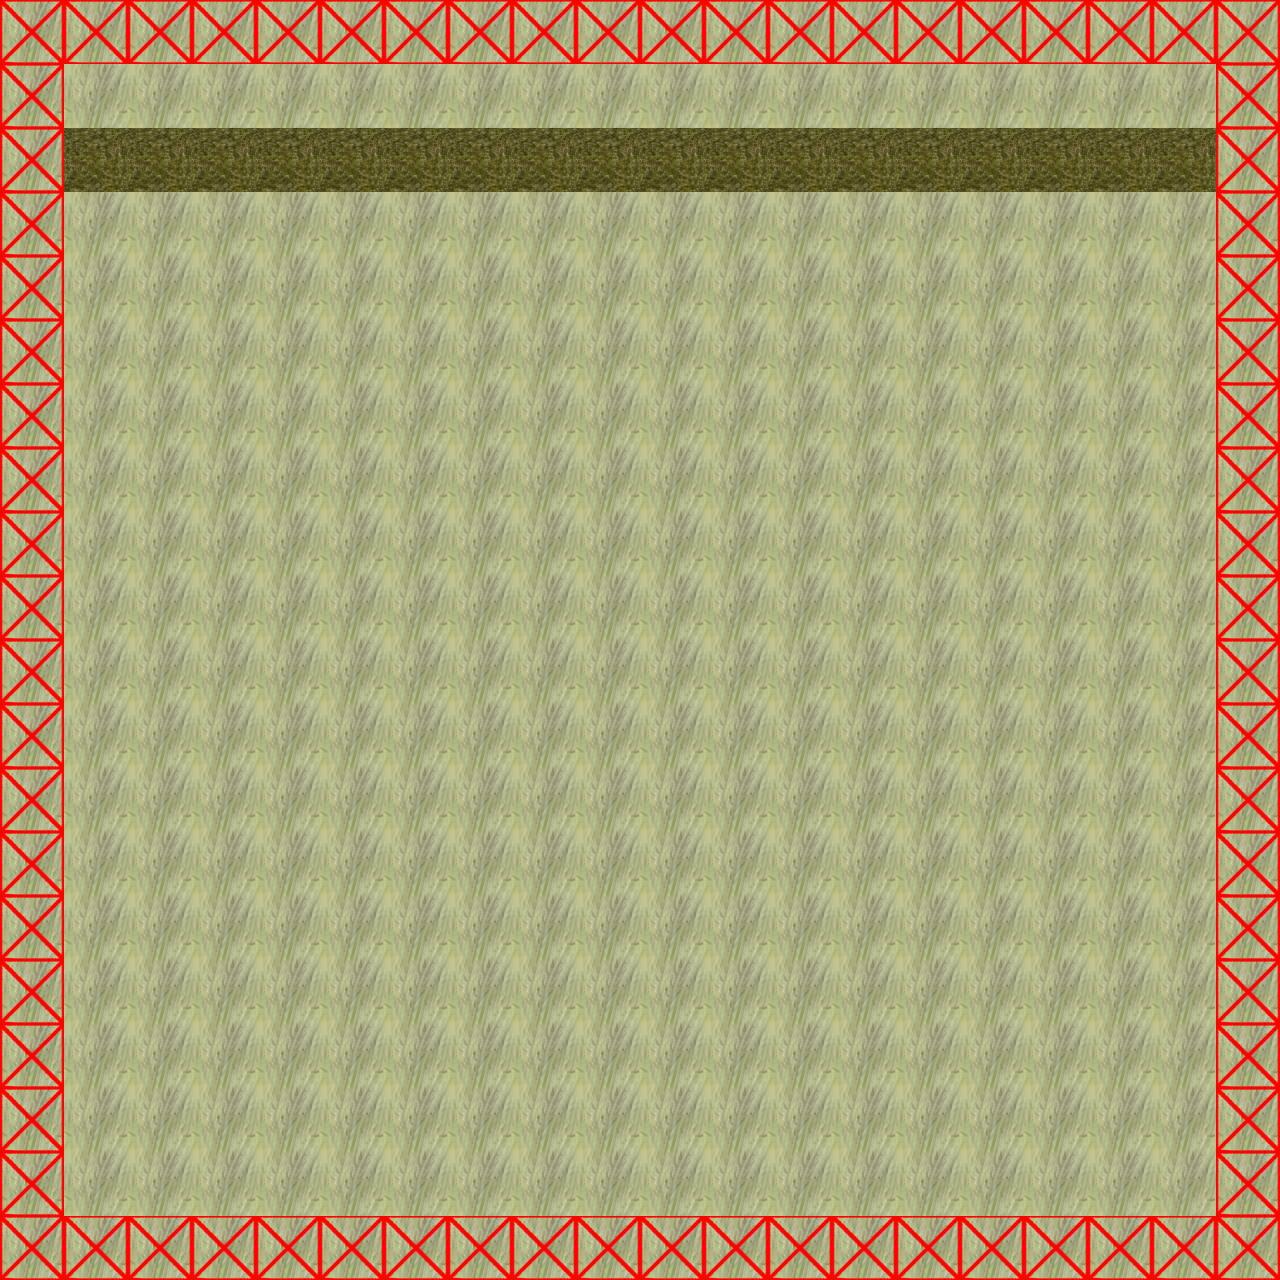

A 2D game scene composited from a Tiled map and its tileset images. What follows is a short description and the map's XML, with every tile layer's data as written:
An orthogonal 20x20 tile map with 64x64 px tiles, 3 tile layers (Ground, Objects, Collisions), 2 hidden layers not drawn, 2 tilesets.

<map version="1.10" tiledversion="1.11.2" orientation="orthogonal" renderorder="right-down" width="20" height="20" tilewidth="64" tileheight="64" infinite="0" nextlayerid="6" nextobjectid="1">
 <tileset firstgid="1" source="../../../../Tiled/main.tsx" />
 <tileset firstgid="101" source="../../../../Tiled/marks.tsx" />
 <layer id="1" name="Ground" width="20" height="20">
  <data encoding="csv">
30,30,30,30,30,30,30,30,30,30,30,30,30,30,30,30,30,30,30,30,
30,30,30,30,30,30,30,30,30,30,30,30,30,30,30,30,30,30,30,30,
30,15,15,15,15,15,15,15,15,15,15,15,15,15,15,15,15,15,15,30,
30,30,30,30,30,30,30,30,30,30,30,30,30,30,30,30,30,30,30,30,
30,30,30,30,30,30,30,30,30,30,30,30,30,30,30,30,30,30,30,30,
30,30,30,30,30,30,30,30,30,30,30,30,30,30,30,30,30,30,30,30,
30,30,30,30,30,30,30,30,30,30,30,30,30,30,30,30,30,30,30,30,
30,30,30,30,30,30,30,30,30,30,30,30,30,30,30,30,30,30,30,30,
30,30,30,30,30,30,30,30,30,30,30,30,30,30,30,30,30,30,30,30,
30,30,30,30,30,30,30,30,30,30,30,30,30,30,30,30,30,30,30,30,
30,30,30,30,30,30,30,30,30,30,30,30,30,30,30,30,30,30,30,30,
30,30,30,30,30,30,30,30,30,30,30,30,30,30,30,30,30,30,30,30,
30,30,30,30,30,30,30,30,30,30,30,30,30,30,30,30,30,30,30,30,
30,30,30,30,30,30,30,30,30,30,30,30,30,30,30,30,30,30,30,30,
30,30,30,30,30,30,30,30,30,30,30,30,30,30,30,30,30,30,30,30,
30,30,30,30,30,30,30,30,30,30,30,30,30,30,30,30,30,30,30,30,
30,30,30,30,30,30,30,30,30,30,30,30,30,30,30,30,30,30,30,30,
30,30,30,30,30,30,30,30,30,30,30,30,30,30,30,30,30,30,30,30,
30,30,30,30,30,30,30,30,30,30,30,30,30,30,30,30,30,30,30,30,
30,30,30,30,30,30,30,30,30,30,30,30,30,30,30,30,30,30,30,30
</data>
 </layer>
 <layer id="2" name="Objects" width="20" height="20">
  <data encoding="csv">
0,0,0,0,0,0,0,0,0,0,0,0,0,0,0,0,0,0,0,0,
0,0,0,0,0,0,0,0,0,0,0,0,0,0,0,0,0,0,0,0,
0,0,0,0,0,0,0,0,0,0,0,0,0,0,0,0,0,0,0,0,
0,0,0,0,0,0,0,0,0,0,0,0,0,0,0,0,0,0,0,0,
0,0,0,0,0,0,0,0,0,0,0,0,0,0,0,0,0,0,0,0,
0,0,0,0,0,0,0,0,0,0,0,0,0,0,0,0,0,0,0,0,
0,0,0,0,0,0,0,0,0,0,0,0,0,0,0,0,0,0,0,0,
0,0,0,0,0,0,0,0,0,0,0,0,0,0,0,0,0,0,0,0,
0,0,0,0,0,0,0,0,0,0,0,0,0,0,0,0,0,0,0,0,
0,0,0,0,0,0,0,0,0,0,0,0,0,0,0,0,0,0,0,0,
0,0,0,0,0,0,0,0,0,0,0,0,0,0,0,0,0,0,0,0,
0,0,0,0,0,0,0,0,0,0,0,0,0,0,0,0,0,0,0,0,
0,0,0,0,0,0,0,0,0,0,0,0,0,0,0,0,0,0,0,0,
0,0,0,0,0,0,0,0,0,0,0,0,0,0,0,0,0,0,0,0,
0,0,0,0,0,0,0,0,0,0,0,0,0,0,0,0,0,0,0,0,
0,0,0,0,0,0,0,0,0,0,0,0,0,0,0,0,0,0,0,0,
0,0,0,0,0,0,0,0,0,0,0,0,0,0,0,0,0,0,0,0,
0,0,0,0,0,0,0,0,0,0,0,0,0,0,0,0,0,0,0,0,
0,0,0,0,0,0,0,0,0,0,0,0,0,0,0,0,0,0,0,0,
0,0,0,0,0,0,0,0,0,0,0,0,0,0,0,0,0,0,0,0
</data>
 </layer>
 <layer id="3" name="Collisions" width="20" height="20">
  <data encoding="csv">
101,101,101,101,101,101,101,101,101,101,101,101,101,101,101,101,101,101,101,101,
101,0,0,0,0,0,0,0,0,0,0,0,0,0,0,0,0,0,0,101,
101,0,0,0,0,0,0,0,0,0,0,0,0,0,0,0,0,0,0,101,
101,0,0,0,0,0,0,0,0,0,0,0,0,0,0,0,0,0,0,101,
101,0,0,0,0,0,0,0,0,0,0,0,0,0,0,0,0,0,0,101,
101,0,0,0,0,0,0,0,0,0,0,0,0,0,0,0,0,0,0,101,
101,0,0,0,0,0,0,0,0,0,0,0,0,0,0,0,0,0,0,101,
101,0,0,0,0,0,0,0,0,0,0,0,0,0,0,0,0,0,0,101,
101,0,0,0,0,0,0,0,0,0,0,0,0,0,0,0,0,0,0,101,
101,0,0,0,0,0,0,0,0,0,0,0,0,0,0,0,0,0,0,101,
101,0,0,0,0,0,0,0,0,0,0,0,0,0,0,0,0,0,0,101,
101,0,0,0,0,0,0,0,0,0,0,0,0,0,0,0,0,0,0,101,
101,0,0,0,0,0,0,0,0,0,0,0,0,0,0,0,0,0,0,101,
101,0,0,0,0,0,0,0,0,0,0,0,0,0,0,0,0,0,0,101,
101,0,0,0,0,0,0,0,0,0,0,0,0,0,0,0,0,0,0,101,
101,0,0,0,0,0,0,0,0,0,0,0,0,0,0,0,0,0,0,101,
101,0,0,0,0,0,0,0,0,0,0,0,0,0,0,0,0,0,0,101,
101,0,0,0,0,0,0,0,0,0,0,0,0,0,0,0,0,0,0,101,
101,0,0,0,0,0,0,0,0,0,0,0,0,0,0,0,0,0,0,101,
101,101,101,101,101,101,101,101,101,101,101,101,101,101,101,101,101,101,101,101
</data>
 </layer>
 <layer id="4" name="Events" width="20" height="20" visible="0">
  <data encoding="csv">
0,0,0,0,0,0,0,0,0,0,0,0,0,0,0,0,0,0,0,0,
0,0,0,0,0,0,0,0,0,0,0,0,0,0,0,0,0,0,0,0,
0,0,0,0,0,0,0,0,0,0,0,0,0,0,0,0,0,0,0,0,
0,0,0,0,0,0,0,0,0,0,0,0,0,0,0,0,0,0,0,0,
0,0,0,0,0,0,0,0,0,0,0,0,0,0,0,0,0,0,0,0,
0,0,0,0,0,0,0,0,0,0,0,0,0,0,0,0,0,0,0,0,
0,0,0,0,0,0,0,0,0,0,0,0,0,0,0,0,0,0,0,0,
0,0,0,0,0,0,0,0,0,0,0,0,0,0,0,0,0,0,0,0,
0,0,0,0,0,0,0,0,0,0,0,0,0,0,0,0,0,0,0,0,
0,0,0,0,0,0,0,0,0,0,0,0,0,0,0,0,0,0,0,0,
0,0,0,0,0,0,0,0,0,0,0,0,0,0,0,0,0,0,0,0,
0,0,0,0,0,0,0,0,0,0,0,0,0,0,0,0,0,0,0,0,
0,0,0,0,0,0,0,0,0,0,0,0,0,0,0,0,0,0,0,0,
0,0,0,0,0,0,0,0,0,0,0,0,0,0,0,0,0,0,0,0,
0,0,0,0,0,0,0,0,0,0,0,0,0,0,0,0,0,0,0,0,
0,0,0,0,0,0,0,0,0,0,0,0,0,0,0,0,0,0,0,0,
0,0,0,0,0,0,0,0,0,0,0,0,0,0,0,0,0,0,0,0,
0,0,0,0,0,0,0,0,0,0,0,0,0,0,0,0,0,0,0,0,
0,0,0,0,0,0,0,0,0,0,0,0,0,0,0,0,0,0,0,0,
0,0,0,0,0,0,0,0,0,0,0,0,0,0,0,0,0,0,0,0
</data>
 </layer>
 <layer id="5" name="Spowns" width="20" height="20" visible="0">
  <data encoding="csv">
0,0,0,0,0,0,0,0,0,0,0,0,0,0,0,0,0,0,0,0,
0,0,0,0,0,0,0,0,0,0,0,0,0,0,0,0,0,0,0,0,
0,0,0,0,0,0,0,0,0,0,0,0,0,0,0,0,0,0,0,0,
0,0,0,0,0,0,0,0,0,0,0,0,0,0,0,0,0,0,0,0,
0,0,0,0,0,0,0,0,0,0,0,0,0,0,0,0,0,0,0,0,
0,0,0,0,0,0,0,0,0,0,0,0,0,0,0,0,0,0,0,0,
0,0,0,0,0,0,0,0,0,0,0,0,0,0,0,0,0,0,0,0,
0,0,0,0,0,0,0,0,0,0,0,0,0,0,0,0,0,0,0,0,
0,0,0,0,0,0,0,0,0,0,0,0,0,0,0,0,0,0,0,0,
0,0,0,0,0,0,0,0,0,0,0,0,0,0,0,0,0,0,0,0,
0,0,0,0,0,0,0,0,0,0,0,0,0,0,0,0,0,0,0,0,
0,0,0,0,0,0,0,0,0,0,0,0,0,0,0,0,0,0,0,0,
0,0,0,0,0,0,0,0,0,0,0,0,0,0,0,0,0,0,0,0,
0,0,0,0,0,0,0,0,0,0,0,0,0,0,0,0,0,0,0,0,
0,0,0,0,0,0,0,0,0,0,0,0,0,0,0,0,0,0,0,0,
0,0,0,0,0,0,0,0,0,0,0,0,0,0,0,0,0,0,0,0,
0,0,0,0,0,0,0,0,0,0,0,0,0,0,0,0,0,0,0,0,
0,0,0,0,0,0,0,0,0,0,0,0,0,0,0,0,0,0,0,0,
0,0,0,0,0,0,0,0,0,0,0,0,0,0,0,0,0,0,0,0,
0,0,0,0,0,0,0,0,0,0,0,0,0,0,0,0,0,0,0,0
</data>
 </layer>
</map>
